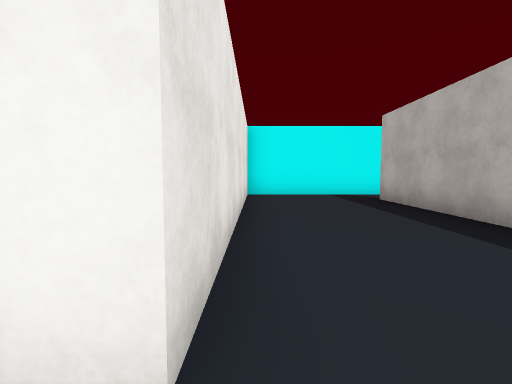
[1] (above)

16 first-person views from a walk through a 3-D level made in the Unity game engine. The camera is 1.3 m above the floor, tilts 4° down and sees 85° across. The floor is counted in squares, 2 m on a side. Each view is taken from the middle of a square. On the plan, view 1 faces up. The plan holds only what a view shows up to about 9 squares ahead; the rest is blank. The place goes on beyond the plan. The player character is not drawn. Some surface patterns are stand-ins.

[2]
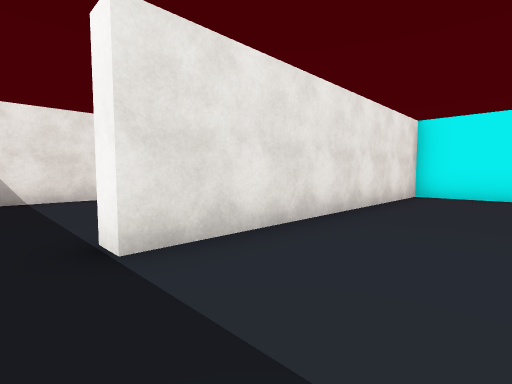

[3]
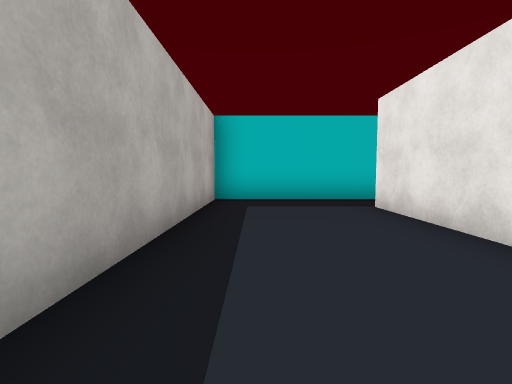

[4]
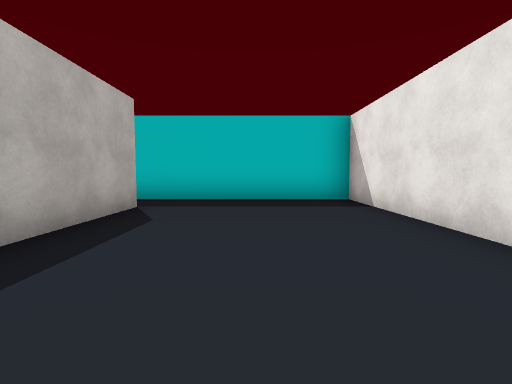

[5]
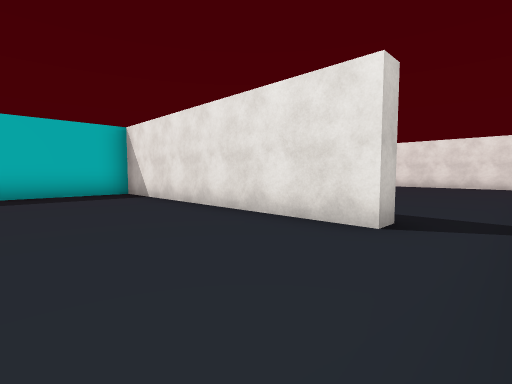

[6]
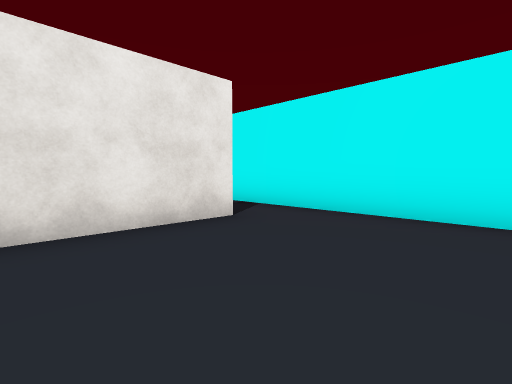

[7]
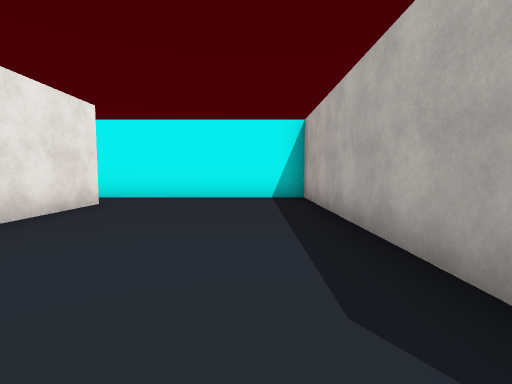

[8]
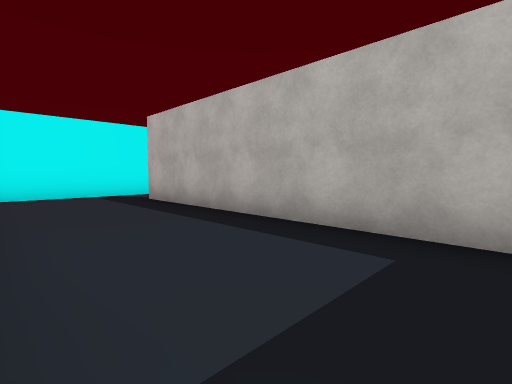

[9]
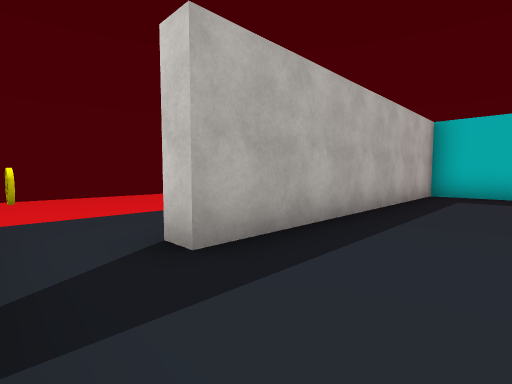

[10]
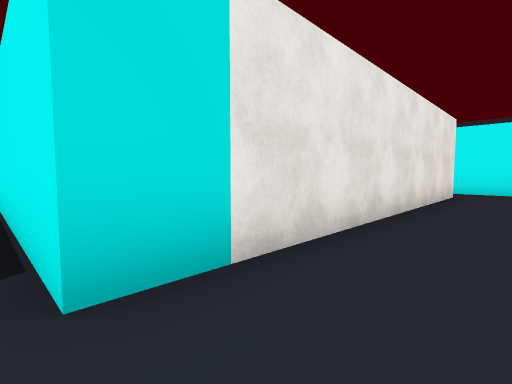

[11]
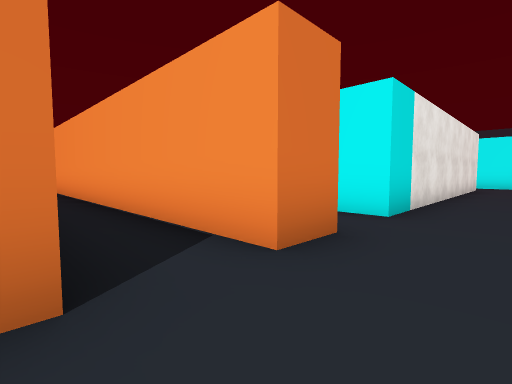

[12]
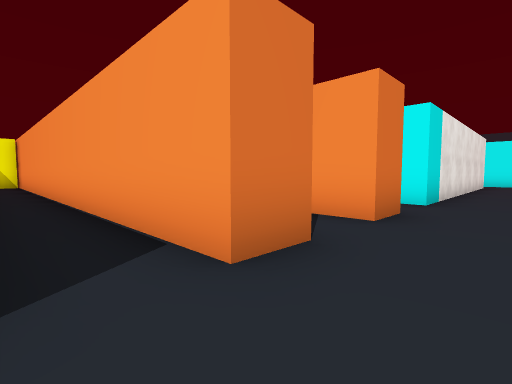

[13]
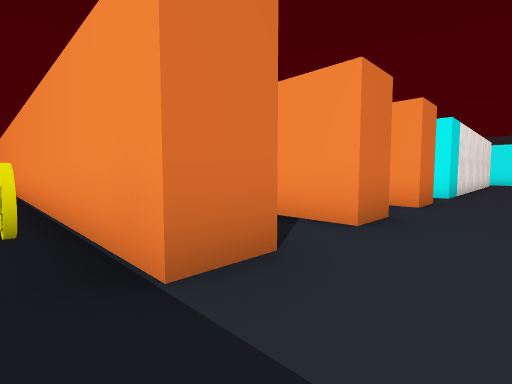

[14]
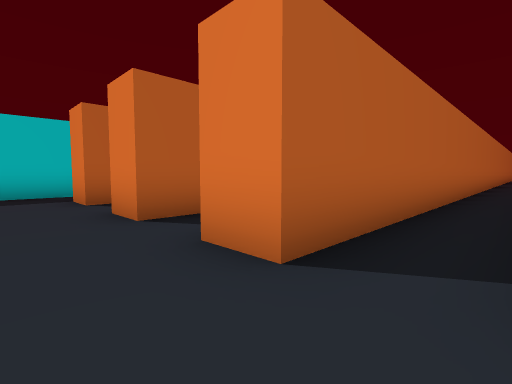

[15]
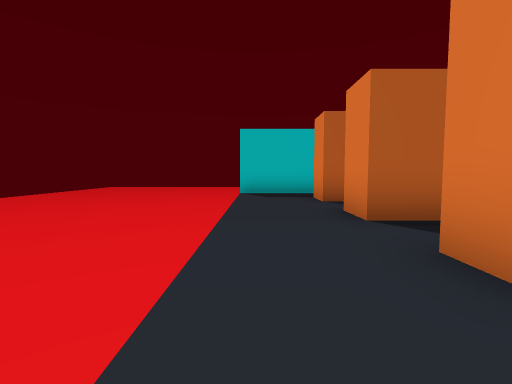

[16]
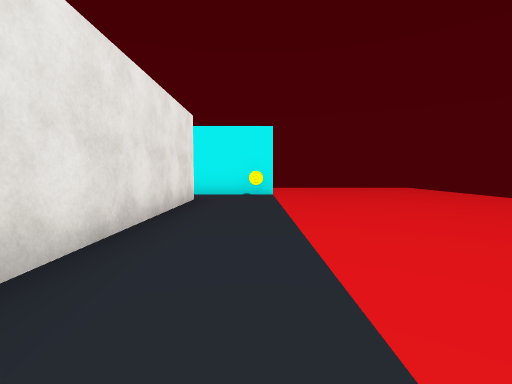

### Floor plan
Key: @ floor where view 1 was taken; # wall or solid block; . floor; v drop or lower ground; C coin.
Columns run from 13 left of view 1 to 6 right of it. Each row starts with its distance up from view 1.
  9       #############v
  8   ..........#.....Cv
  7 ............#......v
  6 .......#....#...#..v
  5   ..   #....#...#..v
  4        #....#...#..v
  3        #....#...#..v
  2        #....#...#..v
  1        #....#...#..
  0        #.....@..#..
 -1        ##########..
 -2          ..........
 -3        ............
 -4        ##########..v
 -5           .........v
 -6        ##########..v
 -7        ............v
 -8          ..........v
 -9         #########..v
-10             ....C..v
-11                 ###v

Where each view was taken, in squares from view 1:
view 1: 0 up, 0 right, facing up
view 2: 0 up, 2 right, facing up-left
view 3: 6 up, 2 right, facing down
view 4: 6 up, 3 left, facing down
view 5: 8 up, 2 left, facing down-left
view 6: 4 up, 2 left, facing up-left
view 7: 1 up, 2 left, facing up
view 8: 0 up, 0 right, facing up-right
view 9: 8 up, 1 right, facing down-right
view 10: 2 down, 5 right, facing up-left
view 11: 6 down, 5 right, facing up-left
view 12: 8 down, 5 right, facing up-left
view 13: 10 down, 5 right, facing up-left
view 14: 2 down, 5 right, facing down-left
view 15: 2 down, 5 right, facing down
view 16: 0 up, 5 right, facing up
